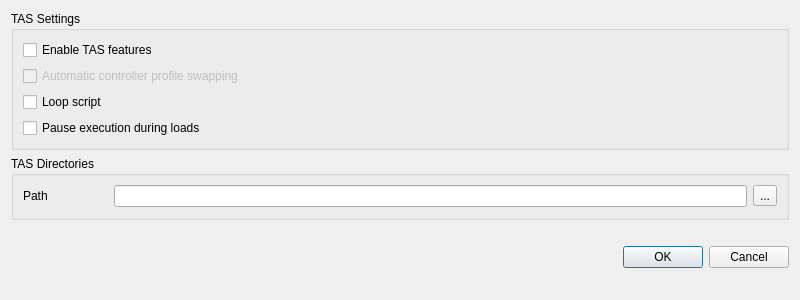
<?xml version="1.0" encoding="UTF-8"?>
<ui version="4.0">
  <class>ConfigureTas</class>
  <widget class="QDialog" name="ConfigureTas">
    <property name="geometry">
      <rect>
        <x>0</x>
        <y>0</y>
        <width>800</width>
        <height>300</height>
      </rect>
    </property>
    <property name="windowTitle">
      <string>Dialog</string>
    </property>
    <layout class="QVBoxLayout" name="verticalLayout_1">
      <item>
        <layout class="QHBoxLayout" name="horizontalLayout">
          <item>
            <widget class="QGroupBox" name="groupBox">
              <property name="title">
                <string>TAS Settings</string>
              </property>
              <layout class="QGridLayout" name="gridLayout">
                <item row="0" column="0" colspan="4">
                  <widget class="QCheckBox" name="tas_enable">
                    <property name="text">
                      <string>Enable TAS features</string>
                    </property>
                  </widget>
                </item>
                <item row="1" column="0" colspan="4">
                  <widget class="QCheckBox" name="tas_control_swap">
                    <property name="enabled">
                      <bool>false</bool>
                    </property>
                    <property name="text">
                      <string>Automatic controller profile swapping</string>
                    </property>
                  </widget>
                </item>
                <item row="2" column="0" colspan="4">
                  <widget class="QCheckBox" name="tas_loop_script">
                    <property name="text">
                      <string>Loop script</string>
                    </property>
                  </widget>
                </item>
                <item row="3" column="0" colspan="4">
                  <widget class="QCheckBox" name="tas_pause_on_load">
                    <property name="text">
                      <string>Pause execution during loads</string>
                    </property>
                  </widget>
                </item>
              </layout>
            </widget>
          </item>
        </layout>
      </item>
      <item>
        <layout class="QHBoxLayout" name="horizontalLayout">
          <item>
            <widget class="QGroupBox" name="groupBox">
              <property name="title">
                <string>TAS Directories</string>
              </property>
              <layout class="QGridLayout" name="gridLayout">
                <item row="0" column="0">
                  <widget class="QLabel" name="label">
                    <property name="text">
                      <string>Path</string>
                    </property>
                  </widget>
                </item>
                <item row="0" column="3">
                  <widget class="QToolButton" name="tas_path_button">
                    <property name="text">
                      <string>...</string>
                    </property>
                  </widget>
                </item>
                <item row="0" column="2">
                  <widget class="QLineEdit" name="tas_path_edit"/>
                </item>
                <item row="0" column="1">
                  <spacer name="horizontalSpacer">
                    <property name="orientation">
                      <enum>Qt::Horizontal</enum>
                    </property>
                    <property name="sizeType">
                      <enum>QSizePolicy::Maximum</enum>
                    </property>
                    <property name="sizeHint" stdset="0">
                      <size>
                        <width>60</width>
                        <height>20</height>
                      </size>
                    </property>
                  </spacer>
                </item>
              </layout>
            </widget>
          </item>
        </layout>
      </item>
      <item>
        <widget class="QDialogButtonBox" name="buttonBox">
          <property name="sizePolicy">
            <sizepolicy hsizetype="Preferred" vsizetype="Preferred">
              <horstretch>0</horstretch>
              <verstretch>0</verstretch>
            </sizepolicy>
          </property>
          <property name="orientation">
            <enum>Qt::Horizontal</enum>
          </property>
          <property name="standardButtons">
            <set>QDialogButtonBox::Cancel|QDialogButtonBox::Ok</set>
          </property>
        </widget>
      </item>
    </layout>
  </widget>
  <resources/>
  <connections>
    <connection>
      <sender>buttonBox</sender>
      <signal>accepted()</signal>
      <receiver>ConfigureTas</receiver>
      <slot>accept()</slot>
    </connection>
    <connection>
      <sender>buttonBox</sender>
      <signal>rejected()</signal>
      <receiver>ConfigureTas</receiver>
      <slot>reject()</slot>
    </connection>
  </connections>
</ui>
